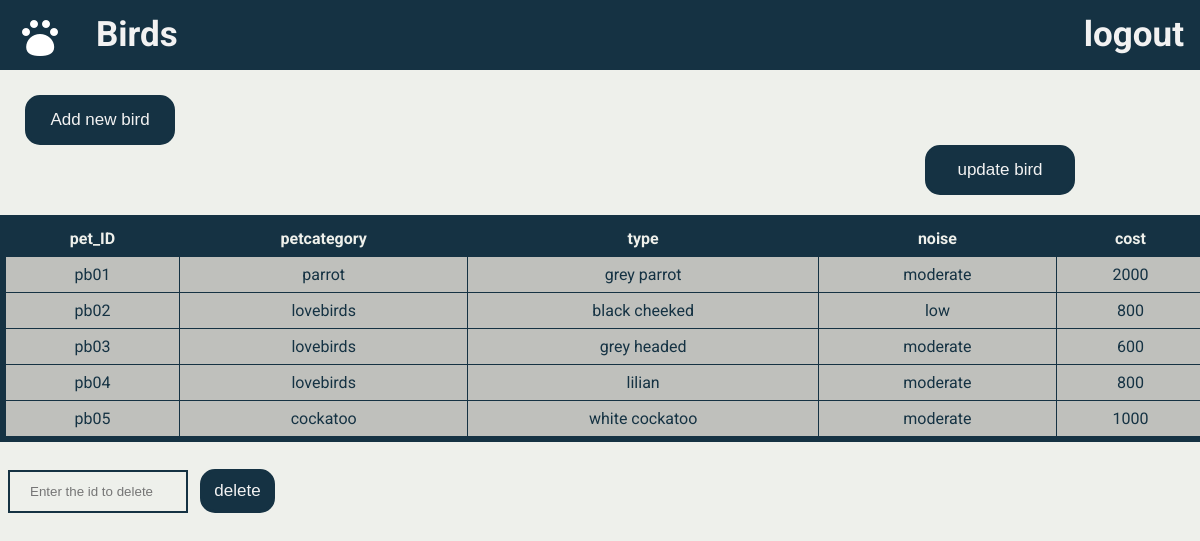
/code/birds.php (signed in), run on the app's committed database.
### tables this page shows
CREATE TABLE `birds` (
  `pet_id` varchar(9) NOT NULL,
  `type` varchar(25) NOT NULL,
  `noise` varchar(10) NOT NULL
);

CREATE TABLE `pets` (
  `pet_id` varchar(9) NOT NULL,
  `pet_category` varchar(15) NOT NULL,
  `cost` int(11) NOT NULL
);

### code/birds.php (the view, shortened to what this page needs)
<html>
    <head>
</head>
<body>
<div class="topnav">
            <a class="active" href="home.php"><img src="ic_add_pet.png"></a>
            <a href="birds.php">Birds</a>
            <div class="topnav-right">
              <a href="logout.php">logout</a>
            </div>
          </div>
        <div class="custombutton">
<form>
<button  style="height: 50px;width: 150px;cursor:pointer;border-radius:15px;
border: 3px solid #153243;background-color:#153243;color:#f2f2f2;font-size:17px;" formaction="birdsadd.php">Add new bird</button>
<button     style="margin-left:900px; height: 50px;width: 150px;cursor:pointer;border-radius:15px;
border: 3px solid #153243;background-color:#153243;color:#f2f2f2;font-size:17px;" formaction="birdsupdate.php">update bird</button>
</form>
</div>
    <?php
$con = mysqli_connect("localhost","root","","Petshop_management");
$var=mysqli_query($con,"select P.pet_id,P.pet_category,A.type,A.noise, P.cost from pets P,birds A where P.pet_id=A.pet_id ");
echo "<table border size=10>";
echo "<tr>
<th style='color:#eef0eb'>pet_ID</th>
<th style='color:#eef0eb'>petcategory</th>
<th style='color:#eef0eb'>type</th>
<th style='color:#eef0eb'>noise</th>
<th style='color:#eef0eb'>cost</th>
</tr>";
if(mysqli_num_rows($var)>0){
    while($arr=mysqli_fetch_row($var))
    { echo "<tr>
    <td>$arr[0]</td>
    <td>$arr[1]</td>
    <td>$arr[2]</td>
    <td>$arr[3]</td>
    <td>$arr[4]</td>
    </tr>";}
    echo "</table>";
}
?>
<div class="lastblock" style="margin-top:25px;">
<form action="deletebird.php" method="post">
    <input type="text" name="t1" placeholder="Enter the id to delete" required>
    <input   style="width:75px;height:44px;cursor:pointer;border-radius:15px;
border: 3px solid #153243;background-color:#153243;color:#f2f2f2;font-size:17px;" type="submit" value="delete">
</form>
</div>
</body>
</html>

### code/birds.php (style rules this page uses)
body { margin: 0; font-family: 'Roboto', sans-serif; background: #eef0eb; }
.topnav { overflow: hidden; background-color:#153243; height: 70px; border: none; }
.topnav a { float: left; color: #f2f2f2; text-align: center; padding: 14px 16px; text-decoration: none; font-size: 35px; font-weight: bold; }
.topnav-right { float: right; }
table { font-family: 'Roboto', sans-serif; border-collapse: collapse; outline:#153243 solid 5px; background: rgba(0,0,0,0.2); color: #153243; width: 100%; margin:5px ; }
td, th { border: 1px solid #153243; text-align: center; padding: 8px; }
th { background-color:#153243; }
.custombutton { margin:25px; }
input[type=text] { width: 15%; padding: 12px 20px; margin:8px ; border: 2px solid #153243; background:transparent; }

### data on the page
birds: pet_id.pet_id "pb01", pet_id.pet_category "parrot", type "grey parrot", noise "moderate", pet_id.cost "2000"
birds: pet_id.pet_id "pb02", pet_id.pet_category "lovebirds", type "black cheeked", noise "low", pet_id.cost "800"
birds: pet_id.pet_id "pb03", pet_id.pet_category "lovebirds", type "grey headed", noise "moderate", pet_id.cost "600"
birds: pet_id.pet_id "pb04", pet_id.pet_category "lovebirds", type "lilian", noise "moderate", pet_id.cost "800"
birds: pet_id.pet_id "pb05", pet_id.pet_category "cockatoo", type "white cockatoo", noise "moderate", pet_id.cost "1000"
